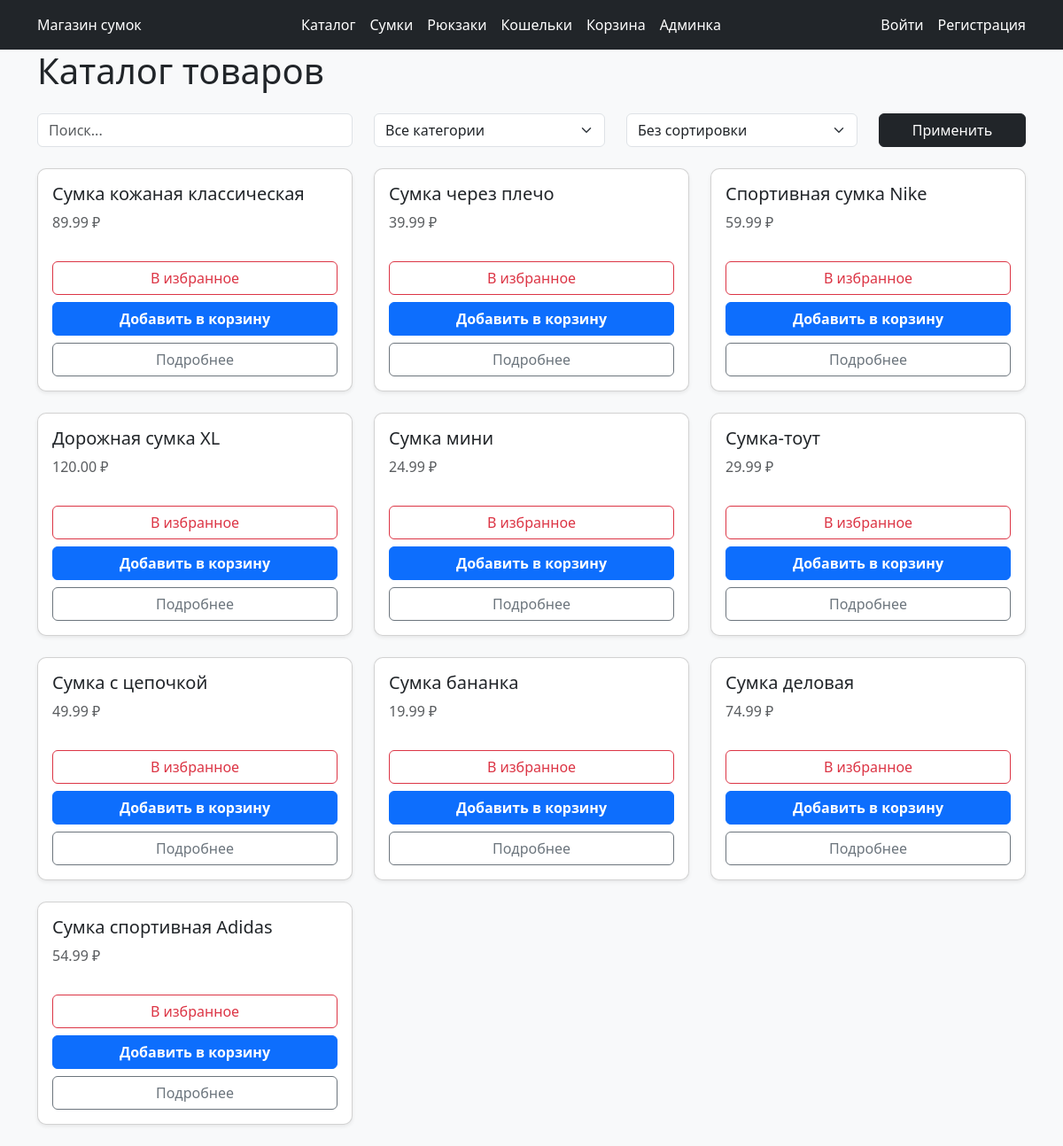
The page / on the database its author committed.
### shop/models.py (models this page shows, shortened)
class Product(models.Model):
    category = models.ForeignKey(
        Category,
        on_delete=models.CASCADE,
        related_name='products'
    )
    title = models.CharField(max_length=255)
    description = models.TextField(blank=True)
    price = models.DecimalField(max_digits=10, decimal_places=2)
    image = models.ImageField(upload_to='products/', blank=True)
    created_at = models.DateTimeField(auto_now_add=True)

### shop/views.py (the view)
# urls.py: path('', views.product_list, name='product_list'),
def product_list(request):
    products = Product.objects.all()
    categories = Category.objects.all()
    category_id = request.GET.get('category')
    search = request.GET.get('search')
    favorite_ids = []
    if request.user.is_authenticated:
        favorite_ids = list(
            Favorite.objects.filter(user=request.user)
            .values_list('product_id', flat=True)
        )
    if category_id:
        products = products.filter(category_id=category_id)
    if search:
        products = products.filter(title__icontains=search)
    sort = request.GET.get('sort')
    if sort == 'name_asc':
        products = products.order_by('title')
    elif sort == 'name_desc':
        products = products.order_by('-title')
    elif sort == 'price_asc':
        products = products.order_by('price')
    elif sort == 'price_desc':
        products = products.order_by('-price')
    elif sort == 'new':
        products = products.order_by('-id')
    return render(request, 'shop/product_list.html', {
        'products': products,
        'categories': categories,
        'favorite_ids': favorite_ids,
    })

### shop/context_processors.py (called while the page is built)
def menu_categories(request):
    return {
        'menu_categories': Category.objects.filter(pk__isnull=False)
    }

### shop/templates/shop/product_list.html (shortened to what this page needs)
{% extends "shop/base.html" %}
{% block content %}
<h1 class="mb-4">Каталог товаров</h1>
<form method="get" class="row mb-4">
    <div class="col-md-4">
        <input id="search" type="text" name="search" class="form-control"
               placeholder="Поиск..." value="{{ request.GET.search }}">
    </div>
    <div class="col-md-3">
        <select id="category" name="category" class="form-select" aria-label="Фильтр по категории">
            <option value="">Все категории</option>
        </select>
    </div>
    <div class="col-md-3">
        <select id="sort" name="sort" class="form-select" aria-label="Сортировка товаров">
            <option value="">Без сортировки</option>
        </select>
    </div>
    <div class="col-md-2">
        <button type="submit" class="btn btn-dark w-100">Применить</button>
    </div>
</form>
<div class="row">
    {% for product in products %}
        <div class="col-md-4 mb-4">
            <div class="card shadow-sm p-3">
                <h5>{{ product.title }}</h5>
                <p class="text-muted">{{ product.price }} ₽</p>
                <div class="d-flex justify-content-center flex-column gap-2 mt-3">
                    <a href="{% url 'shop:favorite_toggle' product.id %}"
   class="btn {% if product.id in favorite_ids %}btn-danger{% else %}btn-outline-danger{% endif %} w-100">
                        {% if product.id in favorite_ids %}В избранном{% else %}В избранное{% endif %}
                    </a>
                    <a href="{% url 'shop:add_to_cart' pk=product.pk %}"
                    class="btn btn-primary fw-semibold">
                        Добавить в корзину
                    </a>
                    <a href="{% url 'shop:product_detail' pk=product.pk %}"
                    class="btn btn-outline-secondary">
                        Подробнее
                    </a>
                </div>
            </div>
        </div>
    {% empty %}
        <p>Нет товаров.</p>
    {% endfor %}
</div>
{% endblock %}

### shop/static/shop/style.css (style rules this page uses)
body { background: #fcfafa; }
.card { border-radius: 10px; }

### rows shown on the page
Product: title "Сумка кожаная классическая", price "89.99", shows "В избранное"
Product: title "Сумка через плечо", price "39.99", shows "В избранное"
Product: title "Спортивная сумка Nike", price "59.99", shows "В избранное"
Product: title "Дорожная сумка XL", price "120.00", shows "В избранное"
Product: title "Сумка мини", price "24.99", shows "В избранное"
Product: title "Сумка‑тоут", price "29.99", shows "В избранное"
Product: title "Сумка с цепочкой", price "49.99", shows "В избранное"
Product: title "Сумка бананка", price "19.99", shows "В избранное"
Product: title "Сумка деловая", price "74.99", shows "В избранное"
Product: title "Сумка спортивная Adidas", price "54.99", shows "В избранное"
